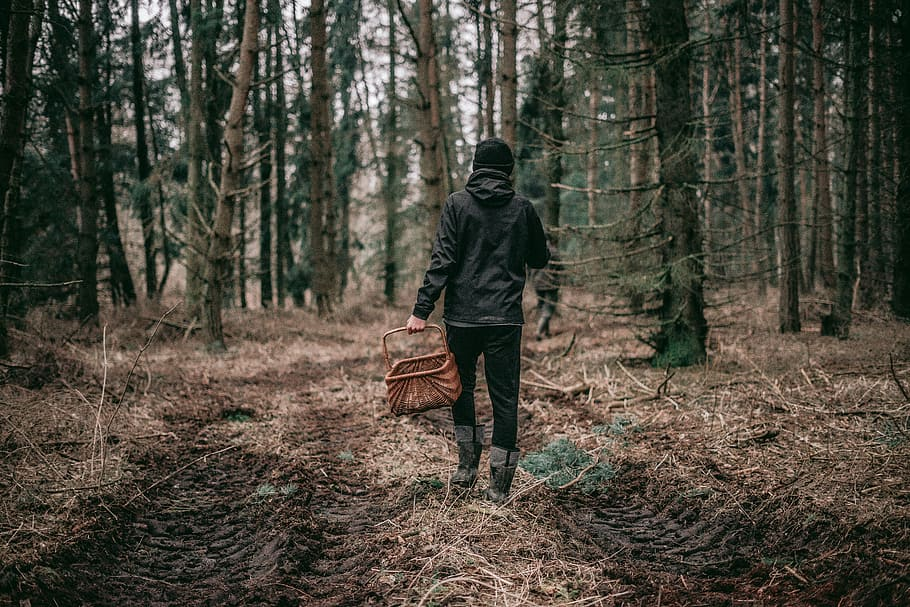
#> input picture Image Processing/img/forest2.jpg, 910 x 607 px
$ jupyter execute --allow-errors 'Direct Watermarking.ipynb'
#> lines starting #> are read from the running program, lines starting #| are printed output that depends on the picture
[cell 1]
import cv2
import numpy
import numpy as np
from scipy import ndimage
import matplotlib.pyplot as plt

[cell 2]
img1=cv2.imread("../img/forest2.jpg")
#> img1 is the input picture: shape (607, 910, 3); mean B, G, R 61.9, 72.9, 76.6
img2=cv2.imread("../img/AYBU_Logo.png")

plt.figure(figsize=(14, 5))
plt.subplot(1, 2, 1)
# BGR to RGB [..., ::-1]
plt.imshow(img1[..., ::-1])
plt.subplot(1, 2, 2)
#> (the rest of this cell did not finish here and is left out)

[cell 3]
width,height,_=img1.shape
#> width = 607; height = 910

#> (a cell that did not finish here is left out)

[cell 5]
thresh=0
#> (the rest of this cell did not finish here and is left out)

#> (a cell that did not finish here is left out)

#> (a cell that did not finish here is left out)

[cell 8]
blankImage=np.ones([width,height])
startX,startY=50,50
#> (the rest of this cell did not finish here and is left out)

[cell 9]
color_image = np.zeros([width,height,3], dtype=np.uint8)
color_image[..., 0] = blankImage  # Kırmızı kanalı atayın
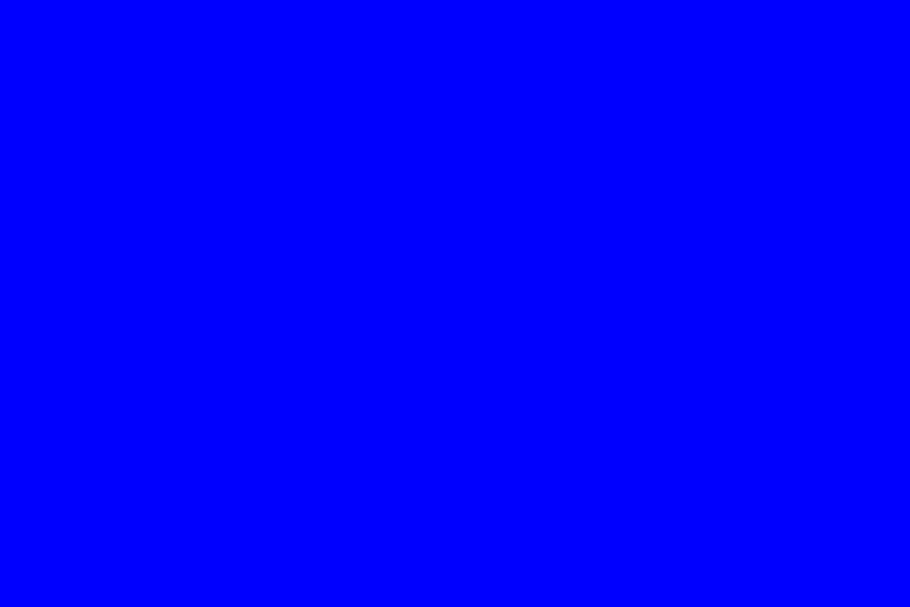
#> color_image: shape (607, 910, 3); mean of channels 0, 1, 2 1, 0, 0; drawn with 1 as white
color_image[..., 1] = blankImage  # Yeşil kanalı atayın
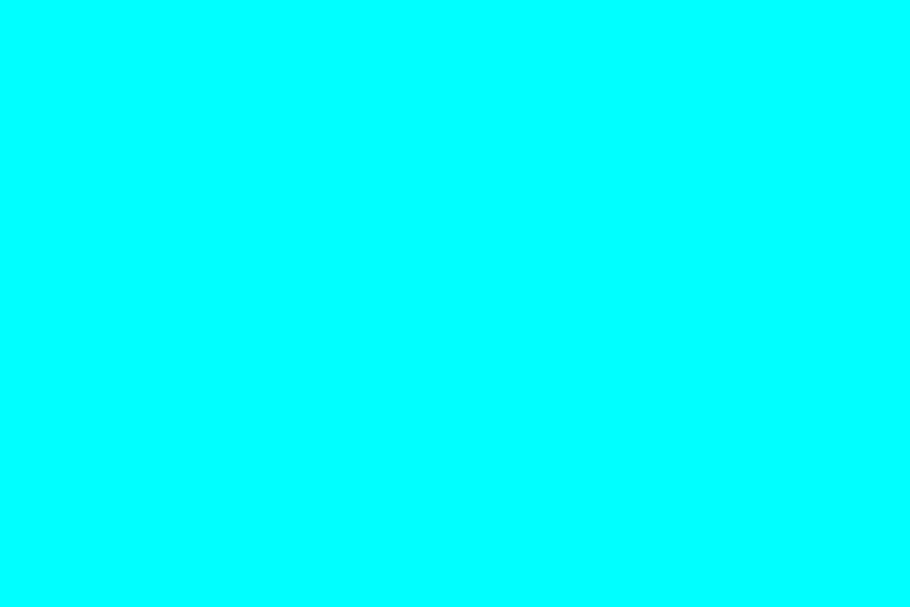
#> color_image: shape (607, 910, 3); mean of channels 0, 1, 2 1, 1, 0; drawn with 1 as white
color_image[..., 2] = blankImage  # Mavi kanalı atayın
#> color_image: shape (607, 910, 3); every value is 1
color_imageNot=cv2.bitwise_not(color_image)
#> color_imageNot: shape (607, 910, 3); every value is 254

[cell 10]
mask1=cv2.bitwise_and(color_imageNot,img1)
color_imageCopy1=color_image
color_imageCopy2=color_image
color_imageCopy3=color_image
#> (the rest of this cell did not finish here and is left out)
